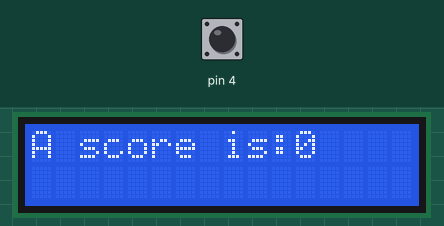
This sketch was run on a simulated Arduino Uno, built with avr-gcc and run on an emulated ATmega328P. Shown: 16×2 character LCD. Inputs (shaded band) come from the test bench; at power-on: pin 4 HIGH.

Above: at 1.3 s.
1.4 s: pin 4 pulled LOW for 0.15 s
At 2.5 s:
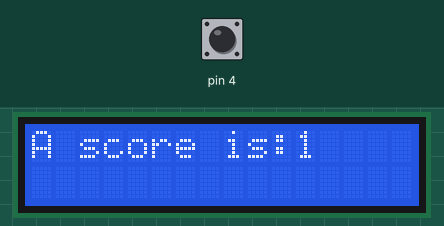
3.0 s: pin 4 pulled LOW for 1 s
At 3.9 s:
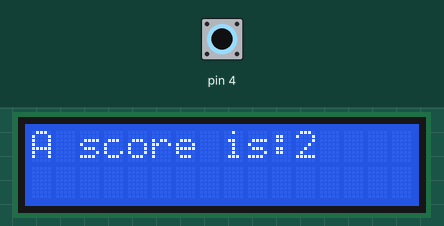
5.5 s: pin 4 pulled LOW for 0.15 s
At 5.8 s:
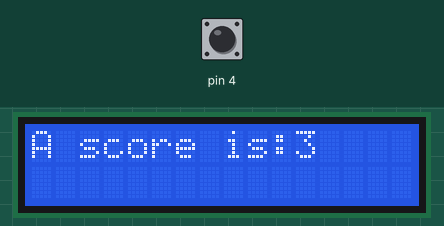
7.1 s: pin 4 pulled LOW for 3.2 s
At 7.9 s:
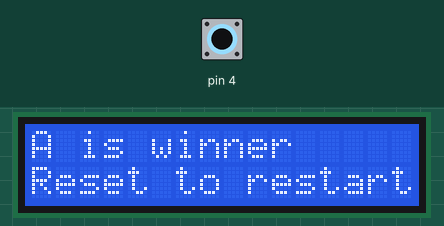
13.3 s: pin 4 pulled LOW for 0.15 s
At 14.1 s:
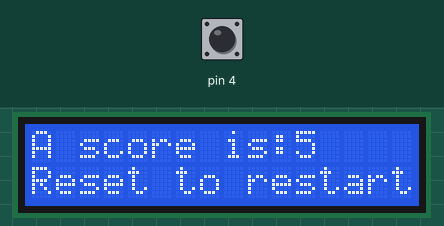
Timing chart, 0 to 16.3 s (numbered marks = the images above; inputs shaded):
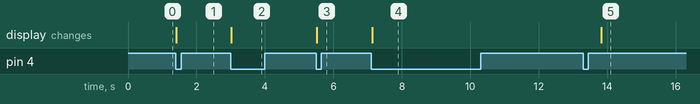

The sketch:

sketch_feb04d.ino
```cpp
//#include <avr/interrupt.h>
#include <Wire.h>
#include <LiquidCrystal_I2C.h>
LiquidCrystal_I2C lcd(0x27,16,2);
// addr,en,rw,rs,d4,d5,d6,d7,bl,blpol
// addr can be 0x3F or 0x27
int counterA = 0; //inialized CounterA as 0
void setup() {
Serial.begin(9600);
pinMode(4, INPUT_PULLUP);
PCICR |= B00000100; // Enable interrupts on PD port
PCMSK2 |= B00010000; // Trigger interrupts on pins D4 (Hit a)
lcd.init();
lcd.begin(16, 2);
lcd.backlight();
lcd.clear();
//interrupts();
}

void loop() {
lcd.setCursor(0, 0); //set cursor to left top corner
lcd.print("A score is:");
lcd.print(counterA);
if (counterA==4)
{
lcd.clear();
lcd.setCursor(0, 0);
lcd.print("A is winner");
lcd.setCursor(0, 1);
lcd.print("Reset to restart");
}
while((!digitalRead(4)))
delay(500);
}
ISR (PCINT2_vect) {
if (!digitalRead(4))
counterA++;}
```

Measured:
- after the input at 1.4 s, the display: changes at once (image 1)
- after the input at 3.0 s, the display: changes at once (image 2)
- after the input at 5.5 s, the display: changes at once (image 3)
- after the input at 7.1 s, the display: changes at once (image 4)
- after the input at 13.3 s, the display: changes after 0.53 s (image 5)
